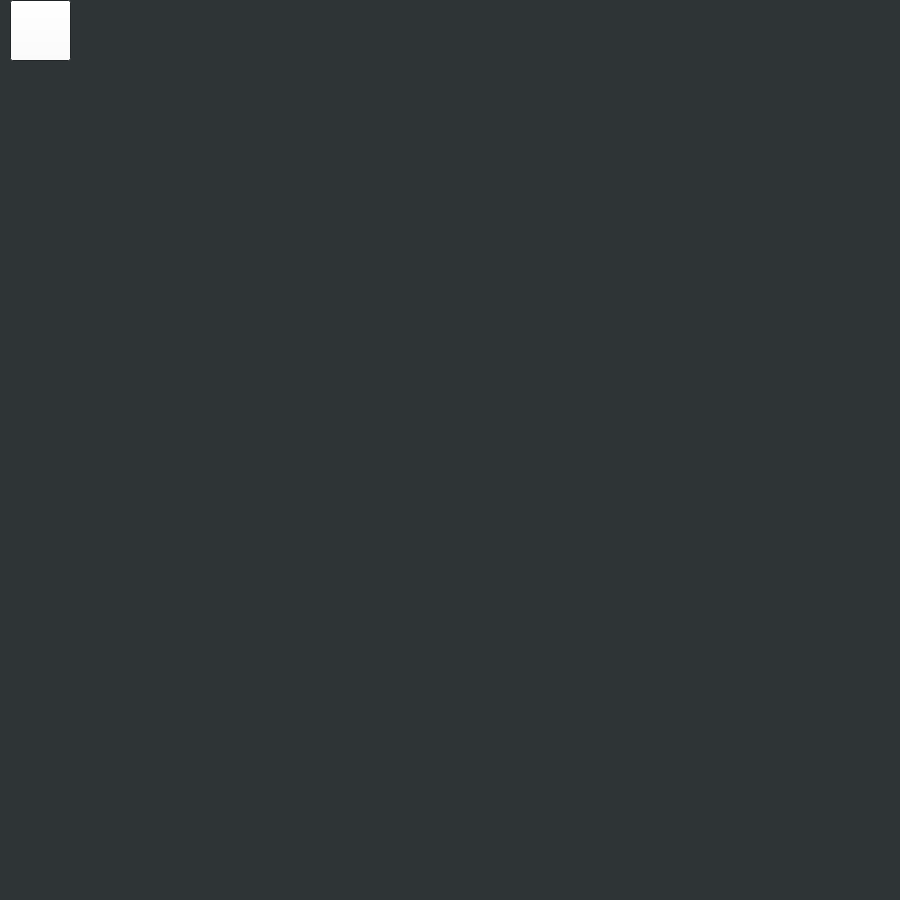
<?xml version="1.0" encoding="UTF-8"?>
<ui version="4.0">
 <class>MainWindow</class>
 <widget class="QMainWindow" name="MainWindow">
  <property name="geometry">
   <rect>
    <x>0</x>
    <y>0</y>
    <width>900</width>
    <height>900</height>
   </rect>
  </property>
  <property name="palette">
   <palette>
    <active>
     <colorrole role="Base">
      <brush brushstyle="SolidPattern">
       <color alpha="255">
        <red>255</red>
        <green>255</green>
        <blue>255</blue>
       </color>
      </brush>
     </colorrole>
     <colorrole role="Window">
      <brush brushstyle="SolidPattern">
       <color alpha="255">
        <red>46</red>
        <green>52</green>
        <blue>54</blue>
       </color>
      </brush>
     </colorrole>
    </active>
    <inactive>
     <colorrole role="Base">
      <brush brushstyle="SolidPattern">
       <color alpha="255">
        <red>255</red>
        <green>255</green>
        <blue>255</blue>
       </color>
      </brush>
     </colorrole>
     <colorrole role="Window">
      <brush brushstyle="SolidPattern">
       <color alpha="255">
        <red>46</red>
        <green>52</green>
        <blue>54</blue>
       </color>
      </brush>
     </colorrole>
    </inactive>
    <disabled>
     <colorrole role="Base">
      <brush brushstyle="SolidPattern">
       <color alpha="255">
        <red>46</red>
        <green>52</green>
        <blue>54</blue>
       </color>
      </brush>
     </colorrole>
     <colorrole role="Window">
      <brush brushstyle="SolidPattern">
       <color alpha="255">
        <red>46</red>
        <green>52</green>
        <blue>54</blue>
       </color>
      </brush>
     </colorrole>
    </disabled>
   </palette>
  </property>
  <property name="windowTitle">
   <string>sSender</string>
  </property>
  <property name="iconSize">
   <size>
    <width>16</width>
    <height>16</height>
   </size>
  </property>
  <widget class="QWidget" name="centralwidget">
   <widget class="QPushButton" name="btn_setting">
    <property name="geometry">
     <rect>
      <x>10</x>
      <y>0</y>
      <width>61</width>
      <height>61</height>
     </rect>
    </property>
    <property name="palette">
     <palette>
      <active>
       <colorrole role="Button">
        <brush brushstyle="SolidPattern">
         <color alpha="255">
          <red>255</red>
          <green>255</green>
          <blue>255</blue>
         </color>
        </brush>
       </colorrole>
      </active>
      <inactive>
       <colorrole role="Button">
        <brush brushstyle="SolidPattern">
         <color alpha="255">
          <red>255</red>
          <green>255</green>
          <blue>255</blue>
         </color>
        </brush>
       </colorrole>
      </inactive>
      <disabled>
       <colorrole role="Button">
        <brush brushstyle="SolidPattern">
         <color alpha="255">
          <red>255</red>
          <green>255</green>
          <blue>255</blue>
         </color>
        </brush>
       </colorrole>
      </disabled>
     </palette>
    </property>
    <property name="text">
     <string/>
    </property>
    <property name="icon">
     <iconset>
      <normaloff>settings.png</normaloff>settings.png</iconset>
    </property>
    <property name="iconSize">
     <size>
      <width>130</width>
      <height>48</height>
     </size>
    </property>
    <property name="shortcut">
     <string>Del</string>
    </property>
   </widget>
   <widget class="QPushButton" name="btn_folder">
    <property name="geometry">
     <rect>
      <x>170</x>
      <y>290</y>
      <width>71</width>
      <height>71</height>
     </rect>
    </property>
    <property name="text">
     <string/>
    </property>
    <property name="icon">
     <iconset>
      <normaloff>ico/Entypo_d83d(0)_128.png</normaloff>ico/Entypo_d83d(0)_128.png</iconset>
    </property>
    <property name="iconSize">
     <size>
      <width>128</width>
      <height>128</height>
     </size>
    </property>
    <property name="flat">
     <bool>true</bool>
    </property>
   </widget>
  </widget>
 </widget>
 <resources/>
 <connections/>
</ui>
